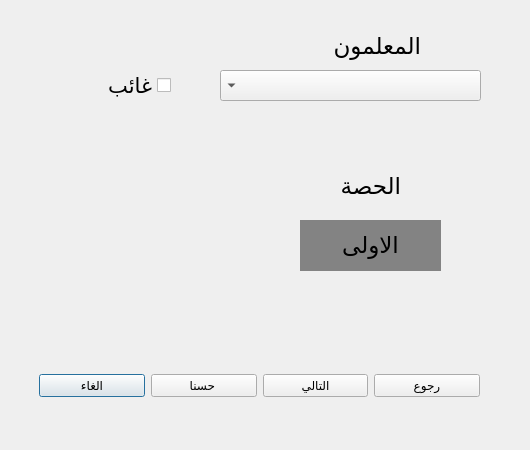
<?xml version="1.0" encoding="UTF-8"?>
<ui version="4.0">
 <class>Dialog</class>
 <widget class="QDialog" name="Dialog">
  <property name="geometry">
   <rect>
    <x>0</x>
    <y>0</y>
    <width>530</width>
    <height>450</height>
   </rect>
  </property>
  <property name="windowTitle">
   <string>Dialog</string>
  </property>
  <widget class="QWidget" name="layoutWidget">
   <property name="geometry">
    <rect>
     <x>39</x>
     <y>350</y>
     <width>441</width>
     <height>71</height>
    </rect>
   </property>
   <layout class="QHBoxLayout" name="horizontalLayout">
    <item>
     <widget class="QPushButton" name="pushButton_4">
      <property name="text">
       <string>الغاء</string>
      </property>
     </widget>
    </item>
    <item>
     <widget class="QPushButton" name="pushButton_2">
      <property name="text">
       <string>حسنا </string>
      </property>
     </widget>
    </item>
    <item>
     <widget class="QPushButton" name="pushButton">
      <property name="text">
       <string>التالي</string>
      </property>
     </widget>
    </item>
    <item>
     <widget class="QPushButton" name="pushButton_3">
      <property name="text">
       <string>رجوع</string>
      </property>
     </widget>
    </item>
   </layout>
  </widget>
  <widget class="QComboBox" name="comboBox">
   <property name="geometry">
    <rect>
     <x>220</x>
     <y>70</y>
     <width>261</width>
     <height>31</height>
    </rect>
   </property>
   <property name="font">
    <font>
     <pointsize>14</pointsize>
    </font>
   </property>
   <property name="layoutDirection">
    <enum>Qt::RightToLeft</enum>
   </property>
  </widget>
  <widget class="QLabel" name="label">
   <property name="geometry">
    <rect>
     <x>280</x>
     <y>30</y>
     <width>141</width>
     <height>31</height>
    </rect>
   </property>
   <property name="font">
    <font>
     <pointsize>17</pointsize>
    </font>
   </property>
   <property name="text">
    <string>المعلمون</string>
   </property>
  </widget>
  <widget class="QLabel" name="label_2">
   <property name="geometry">
    <rect>
     <x>260</x>
     <y>170</y>
     <width>141</width>
     <height>31</height>
    </rect>
   </property>
   <property name="font">
    <font>
     <pointsize>17</pointsize>
    </font>
   </property>
   <property name="text">
    <string>الحصة</string>
   </property>
  </widget>
  <widget class="QCheckBox" name="checkBox">
   <property name="geometry">
    <rect>
     <x>80</x>
     <y>60</y>
     <width>91</width>
     <height>51</height>
    </rect>
   </property>
   <property name="font">
    <font>
     <pointsize>16</pointsize>
     <weight>50</weight>
     <bold>false</bold>
    </font>
   </property>
   <property name="layoutDirection">
    <enum>Qt::RightToLeft</enum>
   </property>
   <property name="text">
    <string>غائب</string>
   </property>
  </widget>
  <widget class="QLabel" name="label_3">
   <property name="geometry">
    <rect>
     <x>300</x>
     <y>220</y>
     <width>141</width>
     <height>51</height>
    </rect>
   </property>
   <property name="font">
    <font>
     <pointsize>17</pointsize>
    </font>
   </property>
   <property name="mouseTracking">
    <bool>true</bool>
   </property>
   <property name="styleSheet">
    <string notr="true">background-color: rgb(131, 131, 131);</string>
   </property>
   <property name="text">
    <string>&lt;html&gt;&lt;head/&gt;&lt;body&gt;&lt;p align=&quot;center&quot;&gt;الاولى&lt;/p&gt;&lt;/body&gt;&lt;/html&gt;</string>
   </property>
  </widget>
 </widget>
 <resources/>
 <connections/>
</ui>
